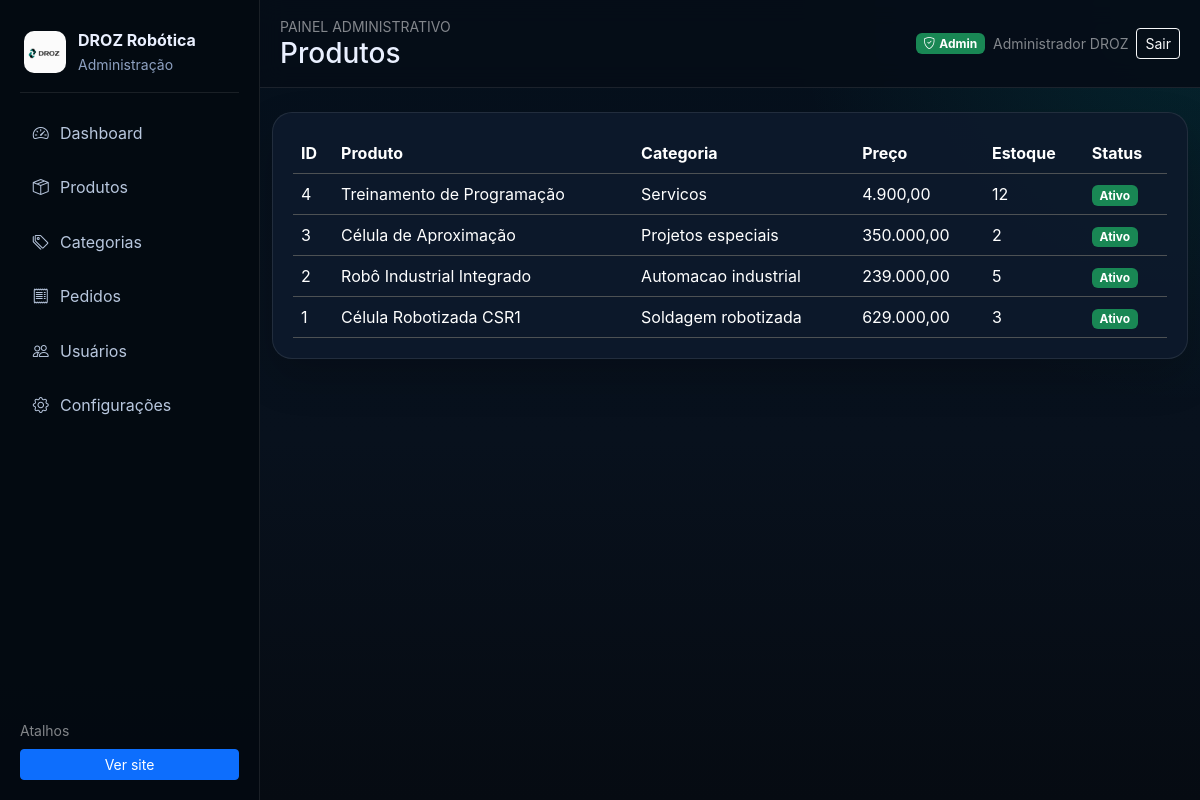
/admin/produtos.php (signed in), run on the app's committed database.
### tables this page shows
CREATE TABLE produtos (
    id_produto INT AUTO_INCREMENT PRIMARY KEY,
    id_categoria INT NOT NULL,
    nome VARCHAR(120) NOT NULL,
    slug VARCHAR(140) NOT NULL UNIQUE,
    descricao TEXT,
    preco DECIMAL(10,2) NOT NULL,
    estoque INT NOT NULL DEFAULT 0,
    ativo BOOLEAN NOT NULL DEFAULT TRUE,
    data_criacao DATETIME NOT NULL DEFAULT CURRENT_TIMESTAMP,
    data_atualizacao DATETIME NOT NULL DEFAULT CURRENT_TIMESTAMP ON UPDATE CURRENT_TIMESTAMP,
    CONSTRAINT chk_produto_preco CHECK (preco >= 0),
    CONSTRAINT chk_produto_estoque CHECK (estoque >= 0),
    CONSTRAINT fk_produtos_categoria FOREIGN KEY (id_categoria) REFERENCES categorias(id_categoria) ON DELETE RESTRICT ON UPDATE CASCADE
);

CREATE TABLE categorias (
    id_categoria INT AUTO_INCREMENT PRIMARY KEY,
    nome VARCHAR(80) NOT NULL UNIQUE,
    ativo BOOLEAN NOT NULL DEFAULT TRUE,
    data_criacao DATETIME NOT NULL DEFAULT CURRENT_TIMESTAMP,
    data_atualizacao DATETIME NOT NULL DEFAULT CURRENT_TIMESTAMP ON UPDATE CURRENT_TIMESTAMP
);

### includes/funcoes.php (called while the page is built, shortened)
<?php
if (!function_exists('e')) {
    function e($valor) {
        return htmlspecialchars(
            (string)$valor,
            ENT_QUOTES,
            'UTF-8'
        );
    }
}

### includes/auth.php (called while the page is built, shortened)
<?php
function usuarioAtual(): ?array
{
    return $_SESSION['usuario'] ?? null;
}

### public/admin/produtos.php (the view, shortened to what this page needs)
<?php
$adminPagina = 'Produtos';
include __DIR__ . '/includes/header.php';
require_once __DIR__ . '/../../config/conexao.php';
$stmt = $pdo->query("SELECT p.id_produto, p.nome, c.nome AS categoria, p.preco, p.estoque, p.ativo FROM produtos p INNER JOIN categorias c ON c.id_categoria = p.id_categoria ORDER BY p.id_produto DESC");
$produtos = $stmt->fetchAll();
?>
<div class="dashboard-card">
    <div class="table-responsive">
        <table class="table table-dark align-middle mb-0"><thead><tr><th>ID</th><th>Produto</th><th>Categoria</th><th>Preço</th><th>Estoque</th><th>Status</th></tr></thead><tbody>
        <?php foreach ($produtos as $produto): ?><tr><td><?= (int)$produto['id_produto'] ?></td><td><?= e($produto['nome']) ?></td><td><?= e($produto['categoria']) ?></td><td><?= e(number_format((float)$produto['preco'],2,',','.')) ?></td><td><?= (int)$produto['estoque'] ?></td><td><span class="badge <?= $produto['ativo'] ? 'text-bg-success' : 'text-bg-secondary' ?>"><?= $produto['ativo'] ? 'Ativo' : 'Inativo' ?></span></td></tr><?php endforeach; ?>
        </tbody></table>
    </div>
</div>
<?php include __DIR__ . '/includes/footer.php'; ?>

### public/admin/includes/header.php (shortened to what this page needs)
<?php
require_once __DIR__ . '/../../../includes/funcoes.php';
require_once __DIR__ . '/../../../includes/auth.php';
$adminPagina = $adminPagina ?? 'Dashboard';
$usuario = usuarioAtual() ?? [];
?>
<!DOCTYPE html>
<html lang="pt-br">
<head>
    <link href="https://cdn.jsdelivr.net/npm/bootstrap@5.3.3/dist/css/bootstrap.min.css" rel="stylesheet">
    <link href="https://cdn.jsdelivr.net/npm/bootstrap-icons@1.11.3/font/bootstrap-icons.min.css" rel="stylesheet">
    <link rel="stylesheet" href="/assets/admin/admin.css?v=1">
</head>
<body class="admin-body">
<div class="admin-shell">
    <?php include __DIR__ . '/menu.php'; ?>
    <main class="admin-main">
        <header class="admin-topbar d-flex justify-content-between align-items-center gap-3">
            <div>
                <div class="text-uppercase small text-white-50">Painel administrativo</div>
                <h1 class="h3 mb-0"><?= e($adminPagina) ?></h1>
            </div>
            <div class="d-flex align-items-center gap-2">
                <span class="badge text-bg-success"><i class="bi bi-shield-check me-1"></i>Admin</span>
                <span class="small text-white-50 d-none d-md-inline"><?= e($usuario['nome'] ?? 'Administrador') ?></span>
                <a href="/logout.php?redirect=/admin/" class="btn btn-outline-light btn-sm">Sair</a>
            </div>
        </header>
        <div class="container-fluid py-4">

### public/admin/includes/menu.php
<aside class="admin-sidebar">
    <div class="admin-brand">
        <img src="/assets/imagens/logo.png" alt="DROZ Robótica">
        <div>
            <strong>DROZ Robótica</strong>
            <small>Administração</small>
        </div>
    </div>
    <nav class="admin-nav">
        <a class="<?= $adminPagina === 'Dashboard' ? 'active' : '' ?>" href="/admin/">
            <i class="bi bi-speedometer2"></i> Dashboard
        </a>
        <a href="/admin/produtos.php"><i class="bi bi-box-seam"></i> Produtos</a>
        <a href="/admin/categorias.php"><i class="bi bi-tags"></i> Categorias</a>
        <a href="/admin/pedidos.php"><i class="bi bi-receipt"></i> Pedidos</a>
        <a href="/admin/usuarios.php"><i class="bi bi-people"></i> Usuários</a>
        <a href="/admin/configuracoes.php"><i class="bi bi-gear"></i> Configurações</a>
    </nav>
    <div class="admin-help">
        <div class="small text-white-50">Atalhos</div>
        <a class="btn btn-sm btn-primary w-100 mt-2" href="/produtos.php">Ver site</a>
    </div>
</aside>

### public/admin/includes/footer.php (shortened to what this page needs)
</div>
    </main>
</div>
</body>
</html>

### public/assets/admin/admin.css (style rules this page uses)
:root { --admin-bg: #07111d; --admin-panel: rgba(13, 26, 43, .96); --admin-panel-2: #0f2034; --admin-border: rgba(255,255,255,.09); --admin-primary: #00a69c; --admin-primary-2: #00c7bb; }
* { box-sizing: border-box; }
body.admin-body, body.admin-login-body { min-height: 100vh; color: #eaf0ff; background: radial-gradient(circle at top right, rgba(0,166,156,.14), transparent 28%), linear-gradient(180deg,#05101c,#08111d 55%,#060b12); font-family: Inter, system-ui, -apple-system, BlinkMacSystemFont, "Segoe UI", sans-serif; }
.admin-shell { min-height: 100vh; display: flex; }
.admin-sidebar { width: 260px; flex: 0 0 260px; padding: 1.25rem; background: rgba(4, 10, 17, .96); border-right: 1px solid var(--admin-border); position: sticky; top: 0; height: 100vh; }
.admin-brand { display:flex; align-items:center; gap:.75rem; padding:.5rem .25rem 1rem; border-bottom:1px solid var(--admin-border); }
.admin-brand img { width:42px; height:42px; object-fit:cover; border-radius:10px; }
.admin-brand strong { display:block; }
.admin-brand small { color:#8ea1c1; }
.admin-nav { display:flex; flex-direction:column; gap:.4rem; margin-top:1rem; }
.admin-nav a { color:#b8c7de; text-decoration:none; padding:.75rem .8rem; border-radius:12px; display:flex; align-items:center; gap:.7rem; }
.admin-help { position:absolute; left:1.25rem; right:1.25rem; bottom:1.25rem; }
.admin-main { flex:1; min-width:0; }
.admin-topbar { position:sticky; top:0; z-index:100; padding:1rem 1.25rem; background:rgba(6,13,24,.94); border-bottom:1px solid var(--admin-border); backdrop-filter:blur(12px); }
.dashboard-card { background:var(--admin-panel); border:1px solid var(--admin-border); border-radius:20px; padding:1.25rem; box-shadow:0 18px 42px rgba(0,0,0,.18); }
.table { --bs-table-bg: transparent; }

### data on the page
produtos: id_produto "4", nome "Treinamento de Programação", id_categoria.nome "Servicos", preco "4.900,00", estoque "12", ativo "Ativo"
produtos: id_produto "3", nome "Célula de Aproximação", id_categoria.nome "Projetos especiais", preco "350.000,00", estoque "2", ativo "Ativo"
produtos: id_produto "2", nome "Robô Industrial Integrado", id_categoria.nome "Automacao industrial", preco "239.000,00", estoque "5", ativo "Ativo"
produtos: id_produto "1", nome "Célula Robotizada CSR1", id_categoria.nome "Soldagem robotizada", preco "629.000,00", estoque "3", ativo "Ativo"

### other printed values
$adminPagina "Produtos"
$usuario['nome'] "Administrador DROZ"
